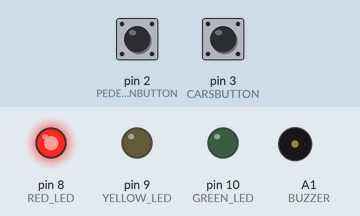
Simulated run of this sketch. Board: Arduino Uno, built with avr-gcc and run on an emulated ATmega328P. On the bench: output pins drawn as LEDs (lit = HIGH), buzzer (waves = sounding). The inputs (shaded band) are chosen by the test bench; at power-on: pin 3 (CARSBUTTON) LOW, pin 2 (PEDESTRIANBUTTON) LOW.

Above: at 1.2 s.
1.3 s: pin 3 (CARSBUTTON) pulled HIGH for 0.15 s
At 2.7 s:
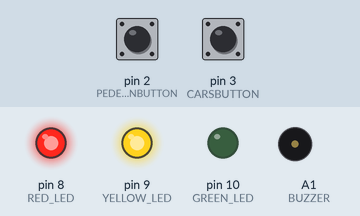
4.4 s: pin 3 (CARSBUTTON) pulled HIGH for 1 s
7.5 s: pin 2 (PEDESTRIANBUTTON) pulled HIGH for 0.15 s
At 10.2 s:
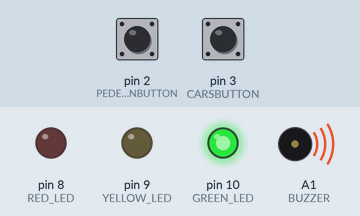
10.6 s: pin 2 (PEDESTRIANBUTTON) pulled HIGH for 1 s
At 11.5 s:
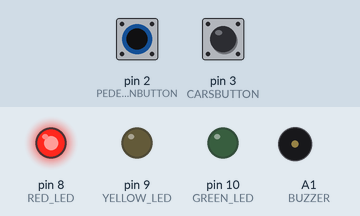
14.6 s: pin 3 (CARSBUTTON) pulled HIGH for 0.15 s
At 16.9 s:
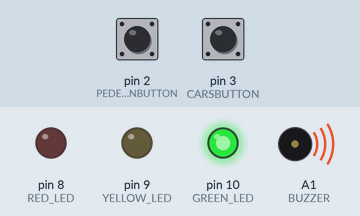
17.7 s: pin 3 (CARSBUTTON) pulled HIGH for 3.2 s
At 26.25 s:
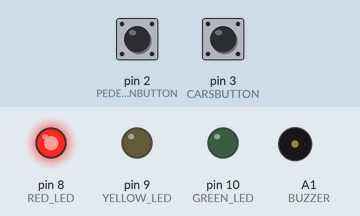
Timing chart, 0 to 26.5 s (numbered marks = the images above; inputs shaded):
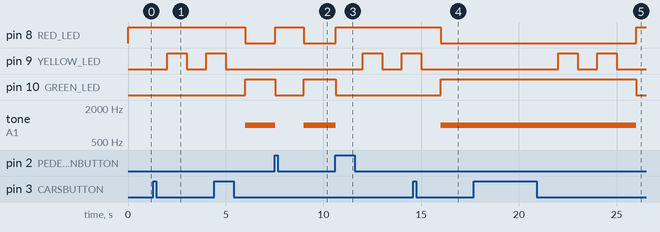

The sketch:

Task1_Traffic_Light.ino
```cpp
// Simulation Link: https://www.tinkercad.com/things/53bQQgakQAL


#define PEDESTRIANBUTTON  2
#define CARSBUTTON        3
#define RED_LED           8
#define YELLOW_LED        9
#define GREEN_LED         10
#define BUZZER            A1
#define BlinkingTime      1000
#define CarTime           3000
#define Repeat            1000
#define CARS_LIMIT        1

unsigned int carsNum = 0;
void pedestrianMode();

void setup() {
  pinMode(RED_LED, OUTPUT);
  pinMode(YELLOW_LED, OUTPUT);
  pinMode(GREEN_LED, OUTPUT);
  pinMode(BUZZER, OUTPUT);
  pinMode(PEDESTRIANBUTTON, INPUT);
  pinMode(CARSBUTTON, INPUT);
  attachInterrupt(digitalPinToInterrupt(CARSBUTTON), carsButtonPressed, RISING);
  attachInterrupt(digitalPinToInterrupt(PEDESTRIANBUTTON), pedestrianButtonPressed, RISING);
}

void loop()
{
  digitalWrite(RED_LED, HIGH);
  digitalWrite(YELLOW_LED, LOW);
  digitalWrite(GREEN_LED, LOW);
  unsigned int iteration = 1;
  while(carsNum >= CARS_LIMIT)
  {
    if (iteration == 1)
    {
      for(int i = 0 ; i <= 3 ; i++) /*we blink the yellow led for 4 seconds*/
      {
        digitalWrite(YELLOW_LED, !(digitalRead(YELLOW_LED)));  /* some sort of blinking */
        delay(BlinkingTime);
      }
    }
    iteration++;
    // Turn off RED and Yellow LEDS.
    digitalWrite(RED_LED, LOW);
    digitalWrite(YELLOW_LED, LOW);
    // Turn on Green LED and activate buzzer.
    tone( BUZZER , 1000 );
    digitalWrite(GREEN_LED, HIGH);

    // Delay for a time proportional to the number of cars counted
    delay(CarTime);
    carsNum--;
    if (carsNum == 0)
    {
      for(int i = 0 ; i <= 3 ; i++) /*we blink the yellow led for 4 seconds*/
        {
          digitalWrite(YELLOW_LED, !(digitalRead(YELLOW_LED)));  /* some sort of blinking */
          delay(BlinkingTime);
        }
      // Turn off Green and Yellow LEDS and buzzer.
      digitalWrite(YELLOW_LED, LOW);
      digitalWrite(GREEN_LED, LOW);
      digitalWrite(RED_LED, HIGH);
      noTone( BUZZER );
    }
  }

  // Regular delay before repeating the loop
  delay(Repeat);
}

void carsButtonPressed()
{
  carsNum++;
}

void pedestrianButtonPressed()
{
  pedestrianMode();
}

void pedestrianMode()
{
  if (digitalRead(GREEN_LED)) // This function is called when the button is pressed
  {
    for(int i = 0 ; i <= 3 ; i++)
    {
      // Alternate the yellow LED when the button is pressed
      digitalWrite(YELLOW_LED, !(digitalRead(YELLOW_LED)));
      delay(BlinkingTime);
    }

    // Add a longer delay to create a pause
    delay(2000);

    // Turn off the yellow LED, green LED, and buzzer, and turn on the red LED
    noTone( BUZZER );
    digitalWrite(YELLOW_LED, LOW);
    digitalWrite(GREEN_LED, LOW);
    digitalWrite(RED_LED, HIGH);
  }
  // Delay for 5 seconds
    delay(5000);
}
```

Measured:
- after the input at 1.3 s, pin 9 (YELLOW_LED): LOW → HIGH after 0.70 s, → LOW 1.0 s later, → HIGH 1.0 s later
- after the input at 7.5 s, pin 8 (RED_LED): LOW → HIGH at once, → LOW 1.5 s later; pin 10 (GREEN_LED): HIGH → LOW at once, → HIGH 1.5 s later; tone on A1 (BUZZER): 1000 Hz → silent at once, → 1000 Hz 1.5 s later
- after the input at 10.6 s, pin 8 (RED_LED): LOW → HIGH at once; pin 10 (GREEN_LED): HIGH → LOW at once; tone on A1 (BUZZER): 1000 Hz → silent at once
- after the input at 14.6 s, pin 8 (RED_LED): HIGH → LOW after 1.4 s; pin 10 (GREEN_LED): LOW → HIGH after 1.4 s; tone on A1 (BUZZER): silent → 1000 Hz after 1.4 s
- after the input at 17.7 s, pin 8 (RED_LED): LOW → HIGH after 8.3 s instead of 5.3 s; pin 10 (GREEN_LED): HIGH → LOW after 8.3 s instead of 5.3 s; tone on A1 (BUZZER): 1000 Hz → silent after 8.3 s instead of 5.3 s
